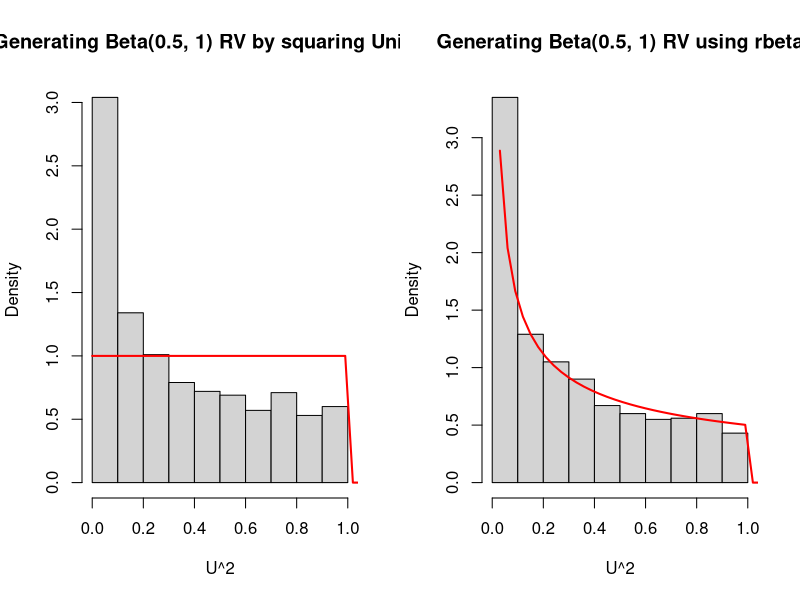
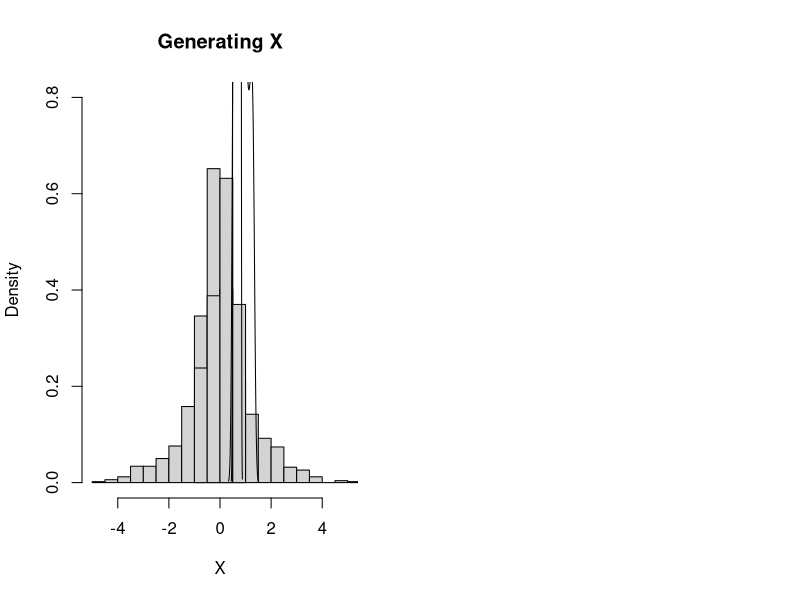
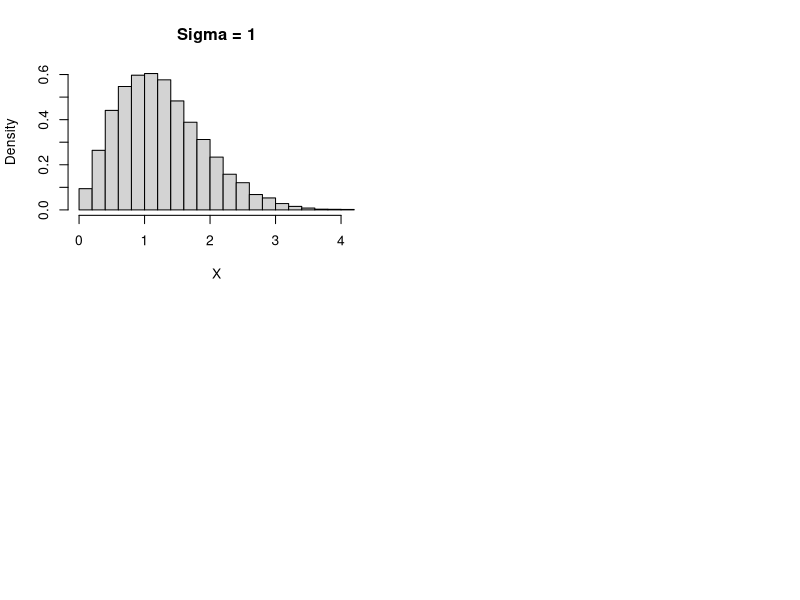

Generate these figures, in order, with R: (Note: this script raises an error after producing the figures.)
par(mfrow=c(1,2))
# Question 4d
n <- 1000
u <- runif(n)
u_2 <- u^2
hist(u_2, freq=F, xlab="U^2", main="Generating Beta(0.5, 1) RV by squaring Uniform")
curve((dunif(x, 0, 1, log=FALSE))^2, 0, 3, lwd=2, xlab= "", ylab="", add = T, col="red")


# Question 4e
n <- 1000
u2 <- rbeta(n,0.5,1,ncp=0)
hist(u2, freq=F, xlab="U^2", main="Generating Beta(0.5, 1) RV using rbeta")
curve(dbeta(x, 0.5, 1), 0, 3, lwd=2, xlab= "", ylab="", add = T, col="red")


# Question 5e
n <- 1000
u <- runif(n)

for (i in u){
  if (i<0.5){
    X <- -log(2-2*u)
    y1 <- 0.5*exp(u)
    
    
  } else if (i>0.5){
    Y <- log(2*u)
    y2 <- 1 - 0.5*exp(-u)
    
  }
}
hist(X, freq=F, xlab= "X",ylim=c(0,0.8), xlim=c(-5,5), main="Generating X")
hist(Y, freq=F, xlab= "X", add = T)
lines(density(y1), add = T)
lines(density(y2), add = T)

# Question 6f)
sigma <- c(1, 2, 3, 4)
n <- 10000
par(mfrow = c(2,2))
sample.mean=c(NA,NA,NA,NA)


for (i in 1:(length(sigma))) {
  u <- runif(n)
  X <- sqrt(-2*(i^2)*log(1-u))
  sample.mean[i]=mean(X)
  hist(X, prob=TRUE, main=sprintf("Sigma = %s", sigma[i]))
  curve(drayleigh(x, scale = sigma[i], log = FALSE), lwd=2,xlab="", add=T)
}
exact.mean=sigma*sqrt(pi/2)

